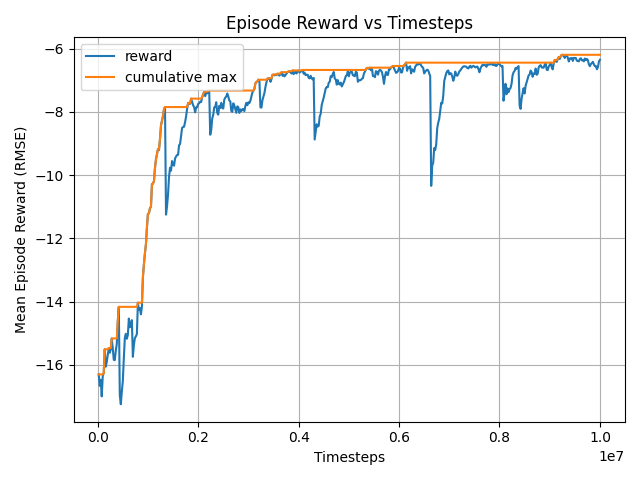

Source code (Python):
import matplotlib.pyplot as plt
import re

# Define input and output
log_file = "reward_log_2.txt"  # Replace this with your actual file path if needed
output_image = "plot_2.png"

# Lists to store extracted data
timesteps = []
rewards = []

# Read and parse the file
with open(log_file, "r") as file:
    for line in file:
        match = re.search(r"Eval num_timesteps=(\d+), episode_reward=([-\d\.]+)", line)
        if match:
            timestep = int(match.group(1))
            reward = float(match.group(2))
            timesteps.append(timestep)
            rewards.append(reward/20000)
            
def cummax(arr):
    m = -1e10
    out = []
    for item in arr:
        if item > m:
            m = item
        out.append(m)
    return out

# Plotting
plt.figure()
plt.plot(timesteps, rewards, label="reward")
plt.plot(timesteps, cummax(rewards), label="cumulative max")
plt.xlabel("Timesteps")
plt.ylabel("Mean Episode Reward (RMSE)")
plt.title("Episode Reward vs Timesteps")
plt.grid(True)
plt.tight_layout()
plt.legend()
plt.savefig(output_image)

print(f"Plot saved to {output_image}")
